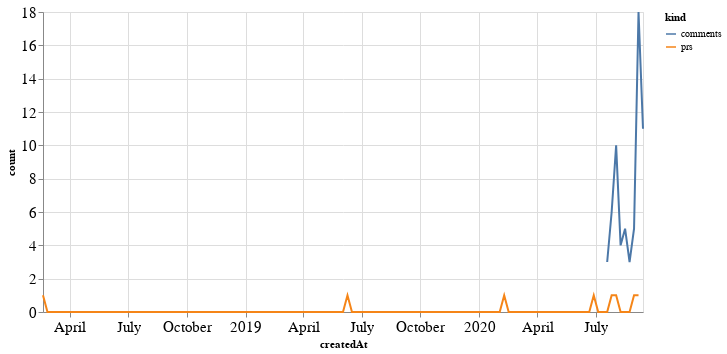

The notebook cell this image was saved under:
### Code cell
alt.Chart(total_time, width=600).mark_line().encode(
    x='createdAt',
    y='count',
    color='kind'
)

### Figure 1 — Vega-Lite specification as saved in the notebook (floating-point values rounded to 4 significant figures; data arrays with more than 128 entries replaced by an {"elided": "..."} marker saying what was removed)
{"config": {"axisLeft": {"labelFontSize": 15}, "axisBottom": {"labelFontSize": 15}}, "data": {"name": "data-05b4cdf8840ed4b7e61d1b7cb264a55f"}, "mark": "line", "encoding": {"color": {"type": "nominal", "field": "kind"}, "x": {"type": "temporal", "field": "createdAt"}, "y": {"type": "quantitative", "field": "count"}}, "width": 600, "$schema": "https://vega.github.io/schema/vega-lite/v4.8.1.json", "datasets": {"data-05b4cdf8840ed4b7e61d1b7cb264a55f": {"elided": "270 records"}}}
